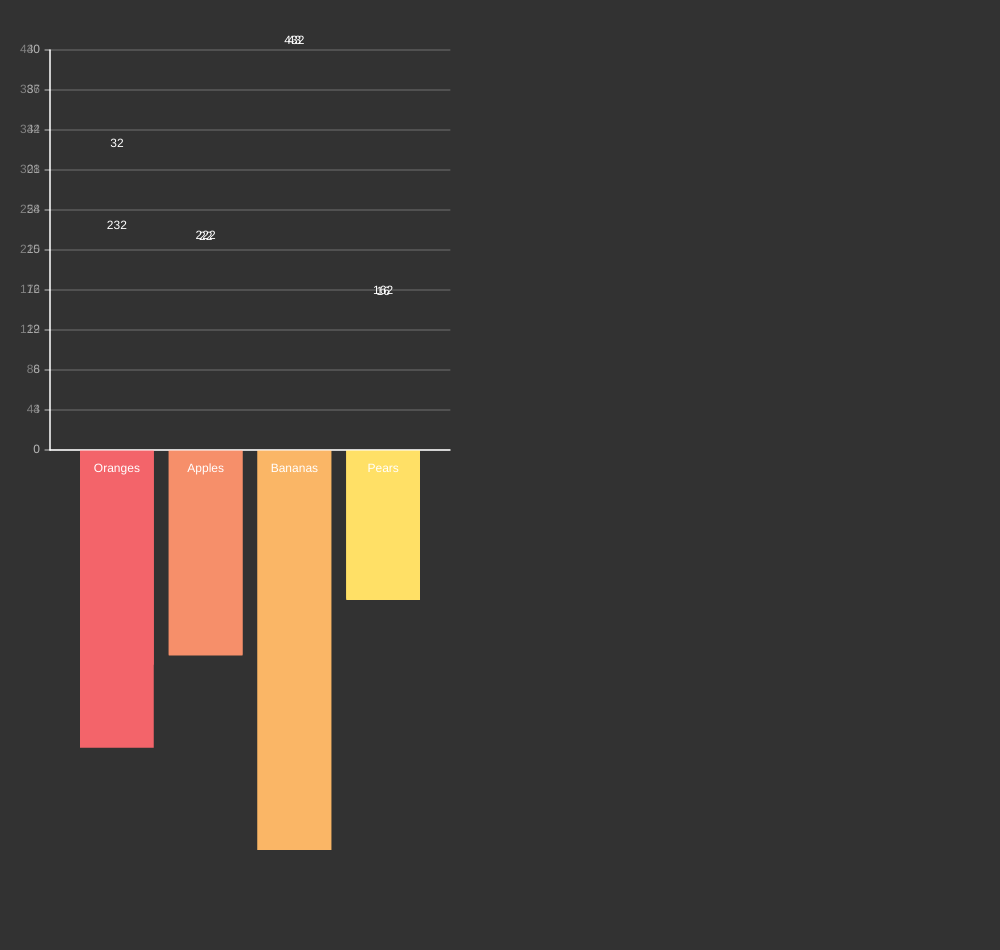
Frame 1 (no input)
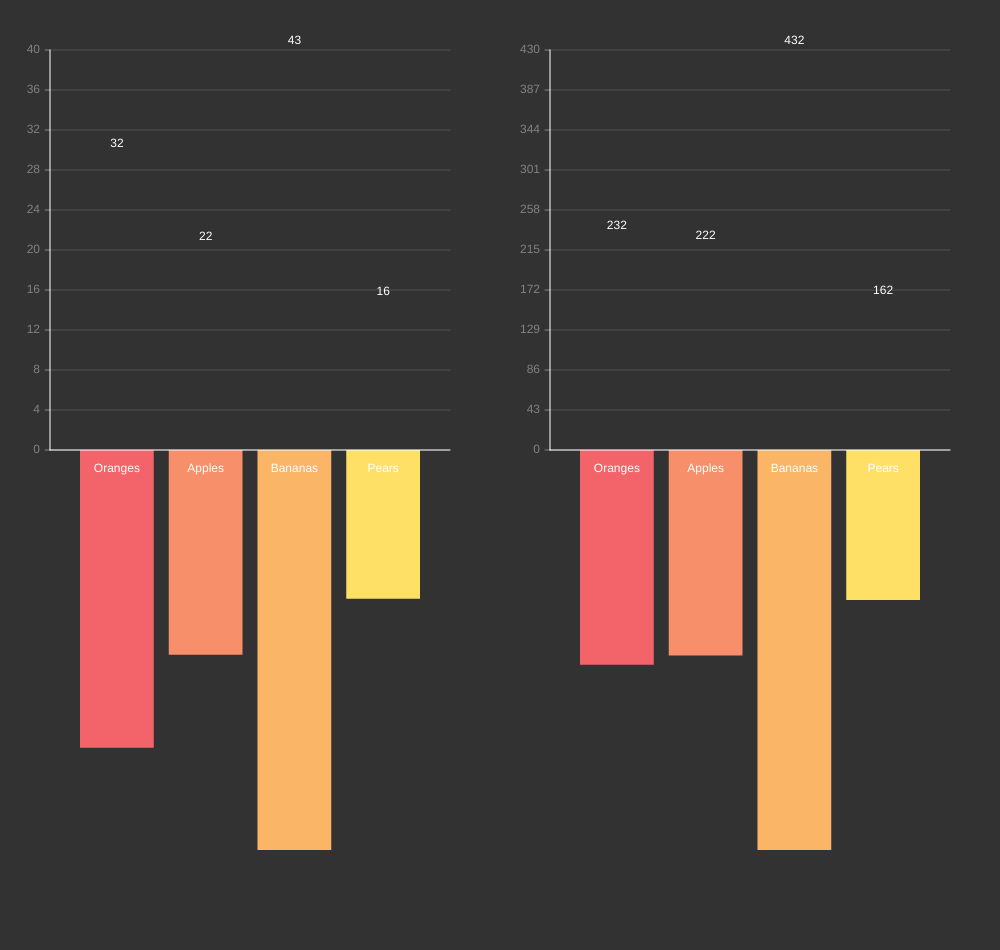
Frame 60 (no input)
Frame 120 (the mouse pressed at the canvas centre since frame 60): identical to frame 60, image omitted

The p5.js sketch that drew these frames (run headless with seeded random() and noise() and a simulated clock; from frame 60 on, the mouse is pressed at the canvas centre):

// p5.js sketch
// ── sketch.js
//Bar chart using loops and translations!

//To access an element in an array use the array name and the index number to access the properties of the object use dot notation
let data = [
    { value: 32, label: "Oranges" },
    { value: 22, label: "Apples" },
    { value: 43, label: "Bananas" },
    { value: 16, label: "Pears" }
];

let data2 = [
    { value: 232, label: "Oranges" },
    { value: 222, label: "Apples" },
    { value: 432, label: "Bananas" },
    { value: 162, label: "Pears" }
];

let colors;
let barChart01;
let barChart02;

function setup() {
    createCanvas(1000, 950);
    colors = [color('#F3646A'), color('#F68F6A'), color('#FAB666'), color('#FFE066')];
    barChart01 = new BarChart(data);
    barChart02 = new BarChart(data2);
}

function draw() {
    background(50);
    barChart01.render();
    barChart01.updateVals();
    barChart02.render();
    barChart02.updateVals();
    barChart02.posX = 550;
}
// ── barChart.js
class BarChart {
    constructor(_data) {
        this.data = _data;
        this.posX = 50;
        this.posY = 450;
        this.showLabels = true;
        this.showValues = true;
        this.margin = 30;
        this.spacing = 15;
        this.chartWidth = 400;
        this.chartHeight = 400;
        this.numTicks = 10;
        this.tickLength = 5;
        this.remainingSpace;
        this.barWidth;
        this.tickSpace;
        this.tickIncrement;
        this.maxValue;
        this.updateVals();
    }
    updateVals() {
        this.remainingSpace = this.chartWidth - (this.margin * 2) - (this.spacing * (this.data.length - 1));
        this.barWidth = this.remainingSpace / this.data.length;
        this.tickSpace = this.chartHeight / this.numTicks;
        let listValues = this.data.map(function(x) { return x.value });
        this.maxValue = max(listValues);
        this.tickIncrement = int(this.maxValue / this.numTicks);
    }
    render() {
        push();
        translate(this.posX, this.posY);
        this.drawTicks();
        this.drawBars();
        this.drawAxis();
        pop();
    }

    drawTicks() {
        textSize(12);
        textAlign(RIGHT, CENTER);
        for (let i = 0; i <= this.numTicks; i++) {
            stroke(255, 100);
            strokeWeight(1);
            line(0, i * -this.tickSpace, -this.tickLength, i * -this.tickSpace);

            stroke(255, 40);
            strokeWeight(1);
            line(0, i * -this.tickSpace, this.chartWidth, i * -this.tickSpace);

            noStroke();
            fill(255, 100);
            text(i * this.tickIncrement, -10, -i * this.tickSpace);
        }
    }

    drawAxis() {
        translate(-this.margin, 0)
            //y Axis
        strokeWeight(1);
        stroke(255);
        line(0, 0, 0, -this.chartHeight);
        //x Axis
        strokeWeight(1);
        stroke(255);
        line(0, 0, this.chartWidth, 0);
    }

    scaledData(_num) {
        let newValue = map(_num, 0, this.maxValue, 0, this.chartHeight);
        return newValue;
    }

    drawBars() {
        translate(this.margin, 0);

        for (let i = 0; i < this.data.length; i++) {
            fill(colors[i % colors.length]);
            strokeWeight(0);
            rect(i * (this.barWidth + this.spacing), 0, this.barWidth, this.scaledData(-this.data[i].value));

            if (this.showValues) {
                noStroke();
                fill(255);
                textSize(12);
                textAlign(CENTER, BOTTOM);
                text(this.data[i].value, i * (this.barWidth + this.spacing) + this.barWidth / 2, this.scaledData(-this.data[i].value) - 3);
            }

            if (this.showLabels) {
                noStroke();
                fill(255);
                textSize(12);
                textAlign(CENTER, BOTTOM);
                text(this.data[i].label, i * (this.barWidth + this.spacing) + this.barWidth / 2, 25);
            }

        }
    }
}
